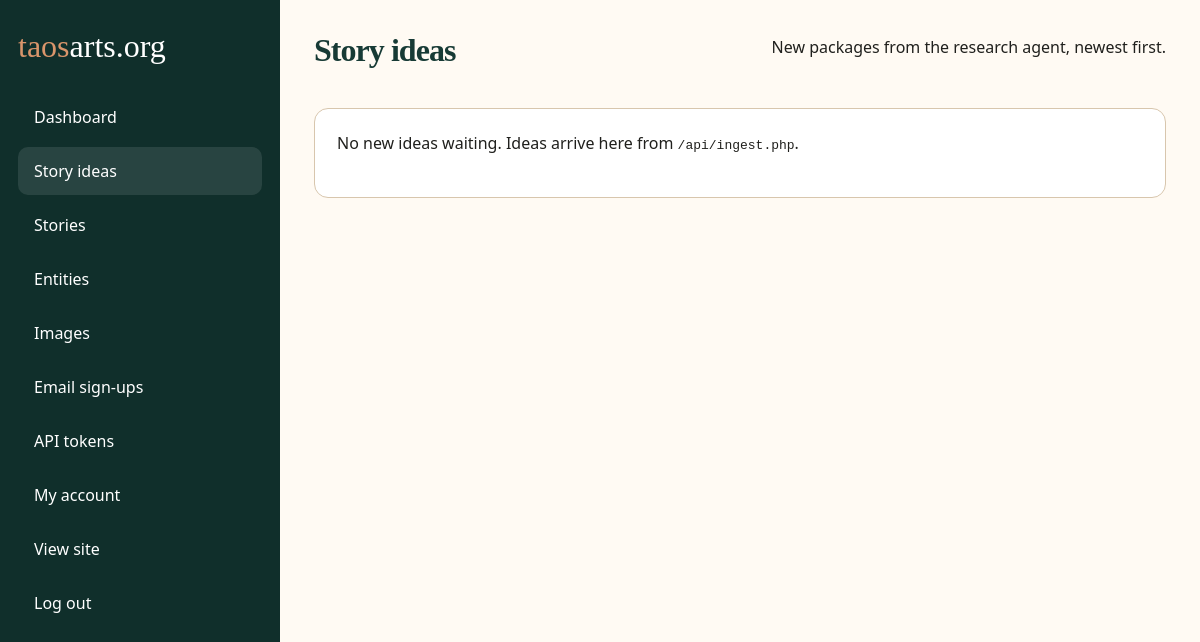
The page /admin/ideas.php (signed in) on the database as committed earlier.
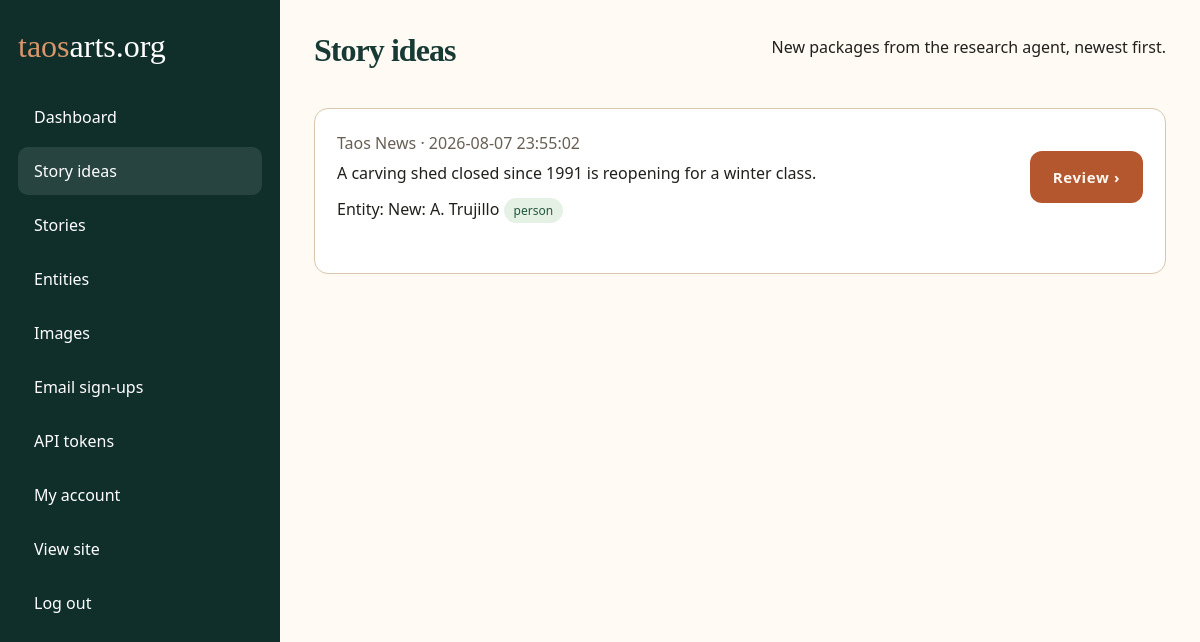
The same page on the database as committed later.
### tables this page shows
CREATE TABLE story_ideas (
  id INT UNSIGNED AUTO_INCREMENT PRIMARY KEY,
  batch_id VARCHAR(100),
  spark_url VARCHAR(1000),
  spark_source VARCHAR(255),
  spark_snippet TEXT,
  detected_via VARCHAR(100),
  matched_entity_id INT UNSIGNED,
  proposed_new_entity JSON,
  connection_note TEXT,
   
   
   
   
  draft_markdown LONGTEXT,
  suggested_images JSON,
  suggested_links JSON,
  status ENUM('new','culled','writing','published','rejected') DEFAULT 'new',
  created_at DATETIME DEFAULT CURRENT_TIMESTAMP,
  updated_at DATETIME DEFAULT CURRENT_TIMESTAMP ON UPDATE CURRENT_TIMESTAMP,
  FOREIGN KEY (matched_entity_id) REFERENCES entities(id) ON DELETE SET NULL,
  INDEX (status),
  INDEX (batch_id)
);

### includes/functions.php (called while the page is built, shortened)
<?php
function h($value): string { return htmlspecialchars((string)$value, ENT_QUOTES, 'UTF-8'); }
    ?>

### admin/ideas.php (the view, shortened to what this page needs)
<?php
require_once __DIR__ . '/_layout.php';
$pdo = db();
$rows = $pdo->query(
    "SELECT si.*, e.name AS matched_entity_name, e.type AS matched_entity_type
     FROM story_ideas si
     LEFT JOIN entities e ON e.id = si.matched_entity_id
     WHERE si.status = 'new'
     ORDER BY si.created_at DESC"
)->fetchAll();
?>
<div class="topbar"><h1>Story ideas</h1><p>New packages from the research agent, newest first.</p></div>
<?php if (!$rows): ?>
<section class="panel"><p>No new ideas waiting. Ideas arrive here from <code>/api/ingest.php</code>.</p></section>
<?php endif; ?>
<?php foreach ($rows as $r): ?>
<?php
$entityLabel = $r['matched_entity_name']
    ? h($r['matched_entity_name']) . ' <span class="pill">' . h($r['matched_entity_type']) . '</span>'
    : (($proposed = json_decode($r['proposed_new_entity'] ?: 'null', true))
        ? 'New: ' . h($proposed['name'] ?? '?') . ' <span class="pill">' . h($proposed['type'] ?? '?') . '</span>'
        : '<span class="pill">unmatched</span>');
?>
<section class="panel">
  <div class="topbar">
    <div>
      <p style="color:#685f54;margin:0 0 4px"><?= h($r['spark_source']) ?> · <?= h($r['created_at']) ?></p>
      <p style="margin:0 0 10px"><?= nl2br(h($r['spark_snippet'])) ?></p>
      <p style="margin:0">Entity: <?= $entityLabel ?></p>
    </div>
    <a class="btn" href="idea.php?id=<?= (int)$r['id'] ?>">Review &rsaquo;</a>
  </div>
</section>
<?php endforeach; ?>
<?php require __DIR__ . '/_footer.php'; ?>

Rows that differ between the two databases and show on the page:
added story_ideas: spark_source "Taos News", created_at "2026-08-07 23:55:02", spark_snippet "A carving shed closed since 1991 is reopening for a winter class.", proposed_new_entity "A. Trujillo", proposed_new_entity "person"
Other text that changed with them:
text no longer shown: "No new ideas waiting. Ideas arrive here from /api/ingest.php ."
